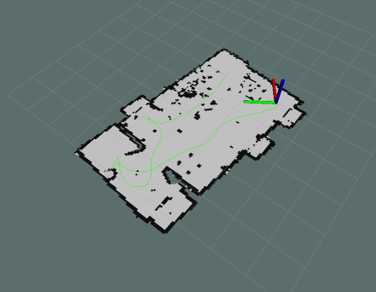
#> input picture Python Codes/mapComparision/assets/hostelGmapping.png, 376 x 292 px, found by its file name
$ python edgeDetection.py   (older library calls are emulated)
#> lines starting #> are read from the running program, lines starting #| are printed output that depends on the picture; after the words box and inside, x2 and y2 are one past the last pixel; in counts of white or black regions, pixels touching at a corner belong together
import cv2
import matplotlib.pyplot as plt

image = cv2.imread(
    r'C:\Users\jaypr\Desktop\Code\Python Codes\mapComparision\assets\hostelGmapping.png')
#> image is the input picture: shape (292, 376, 3); mean B, G, R 118.2, 120.2, 105.3
image = cv2.cvtColor(image, cv2.COLOR_BGR2RGB)
hgt, wdt, _ = image.shape
#> hgt = 292; wdt = 376

# Sobel Edges
x_sobel = cv2.Sobel(image, cv2.CV_64F, 0, 1, ksize=5)
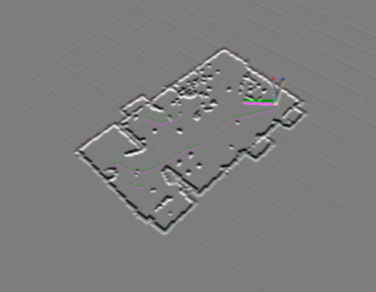
#> x_sobel: shape (292, 376, 3) float64; mean R, G, B -0.1, -0.2, -0.2; drawn with min black and max white
y_sobel = cv2.Sobel(image, cv2.CV_64F, 1, 0, ksize=5)
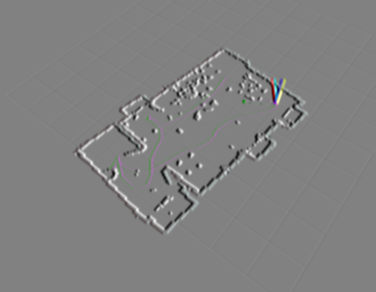
#> y_sobel: shape (292, 376, 3) float64; mean R, G, B 0.1, 0.1, 0.1; drawn with min black and max white

plt.figure(figsize=(20, 20))
plt.subplot(3, 2, 1)
plt.title("Original")
plt.imshow(image)
plt.subplot(3, 2, 2)
plt.title("Sobel X")
plt.imshow(x_sobel)
plt.subplot(3, 2, 3)
plt.title("Sobel Y")
plt.imshow(y_sobel)

sobel_or = cv2.bitwise_or(x_sobel, y_sobel)
#> sobel_or: shape (292, 376, 3) float64; 0.72% of the values are NaN or infinite; the others: min -131056, max 131040, mean -1144.3

plt.subplot(3, 2, 4)
# plt.imshow(sobel_or)

laplacian = cv2.Laplacian(image, cv2.CV_64F)
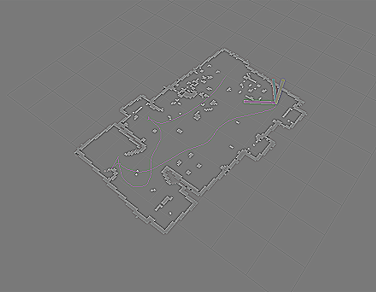
#> laplacian: shape (292, 376, 3) float64; mean R, G, B 0, 0, 0; drawn with min black and max white

plt.subplot(3, 2, 5)
plt.title("Laplacian")
# [7 lines of commented-out code are left out]

canny = cv2.Canny(image, 50, 120)
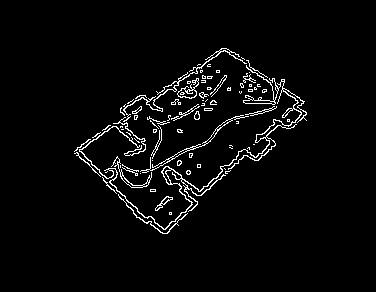
#> canny: shape (292, 376); 3.4% white in thin lines or dots, all inside (x1, y1, x2, y2) = (74, 48, 307, 234)
plt.subplot(3, 2, 6)
plt.show()
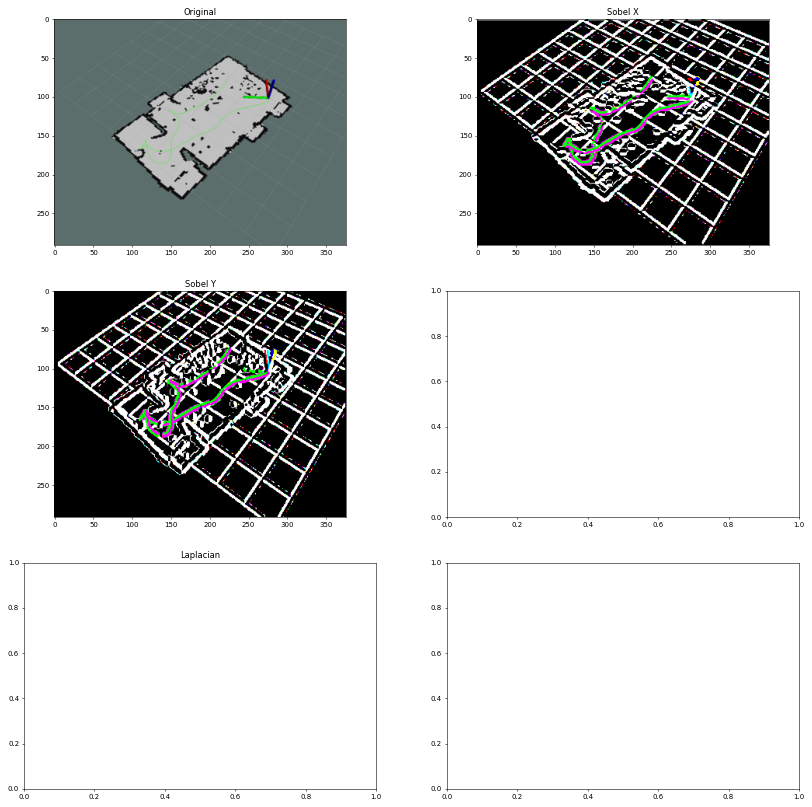
#> figure drawn by matplotlib, 3 panels

cv2.waitKey(0)

$ run again, with Python Codes/mapComparision/assets/hostelHectorslam.png copied over Python Codes/mapComparision/assets/hostelGmapping.png
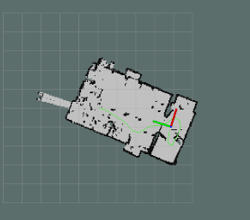
#> input picture Python Codes/mapComparision/assets/hostelHectorslam.png, 250 x 220 px, found by its file name
#> image is the input picture: shape (220, 250, 3); mean B, G, R 116.5, 118.4, 103.1
#> sobel_or: shape (220, 250, 3) float64; 0.59% of the values are NaN or infinite; the others: min -131056, max 131040, mean -1708.6
#> `canny = cv2.Canny(image, 50, 120)`:
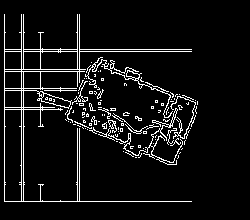
#> canny: shape (220, 250); 7% white in thin lines or dots, all inside (x1, y1, x2, y2) = (4, 14, 198, 202)
#> `plt.show()`:
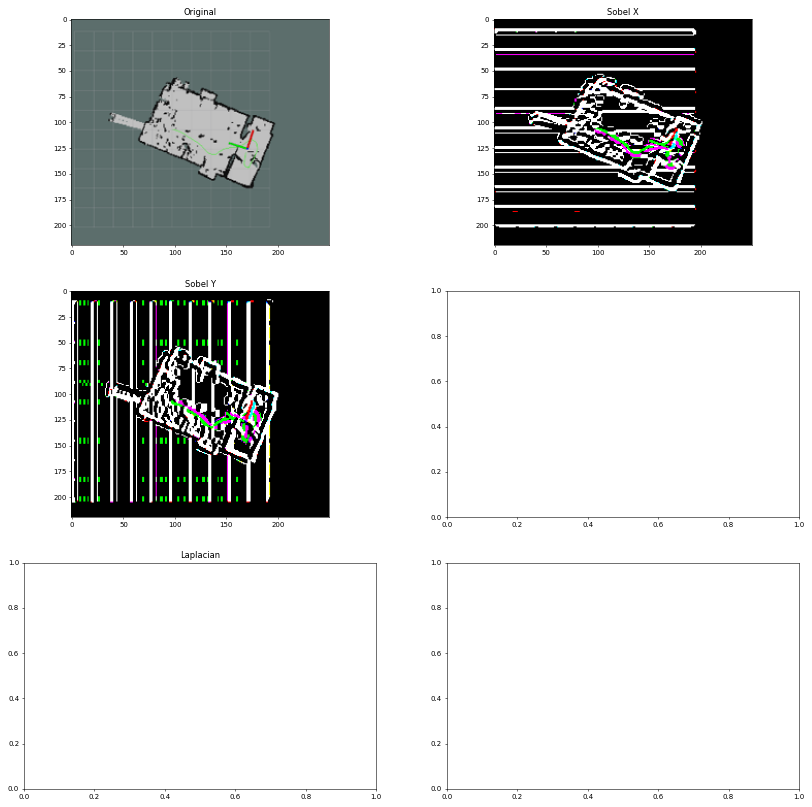
#> figure drawn by matplotlib, 3 panels

$ run again, with Python Codes/mapComparision/assets/hostelHectorslamUpdated.png copied over Python Codes/mapComparision/assets/hostelGmapping.png
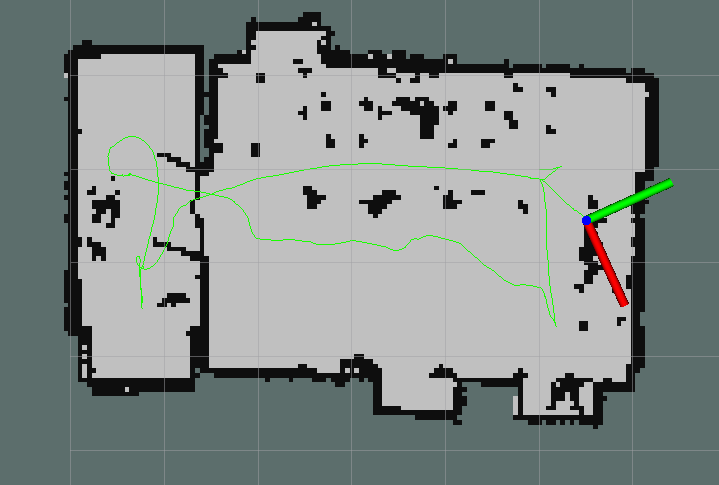
#> input picture Python Codes/mapComparision/assets/hostelHectorslamUpdated.png, 719 x 485 px, found by its file name
#> image is the input picture: shape (485, 719, 3); mean B, G, R 136.9, 139.1, 130.6
#> sobel_or: shape (485, 719, 3) float64; 0% of the values are NaN or infinite; the others: min -131040, max 131024, mean -739.3
#> `canny = cv2.Canny(image, 50, 120)`:
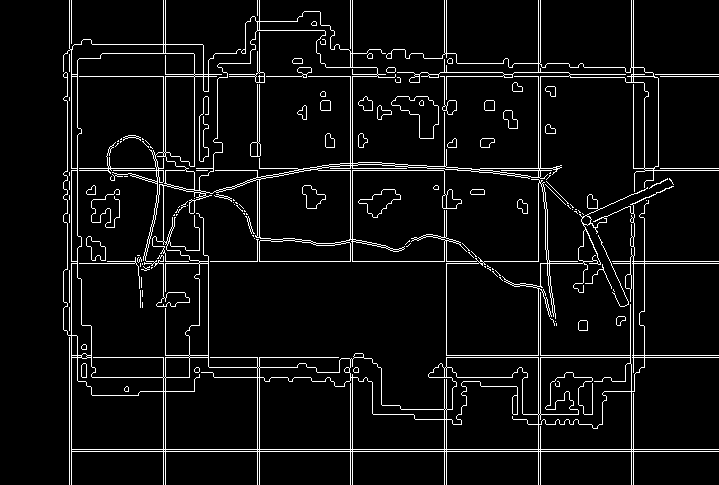
#> canny: shape (485, 719); 5.8% white in thin lines or dots
#> `plt.show()`:
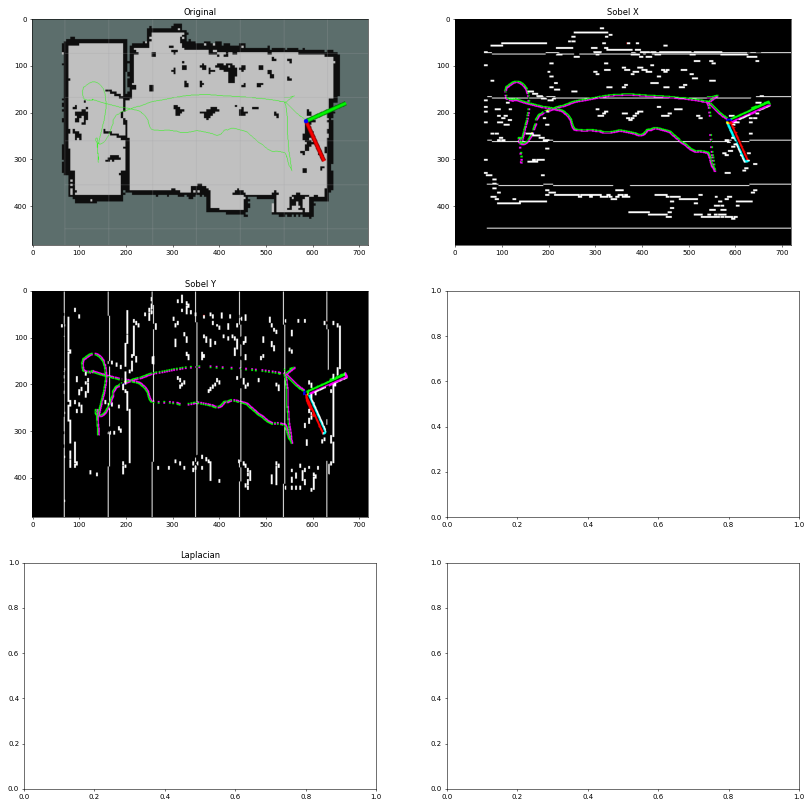
#> figure drawn by matplotlib, 3 panels

$ run again, with Python Codes/mapComparision/assets/lobbyGmapping.png copied over Python Codes/mapComparision/assets/hostelGmapping.png
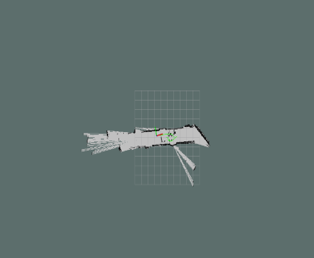
#> input picture Python Codes/mapComparision/assets/lobbyGmapping.png, 314 x 258 px, found by its file name
#> image is the input picture: shape (258, 314, 3); mean B, G, R 109.8, 111.8, 94.3
#> sobel_or: shape (258, 314, 3) float64; 0.15% of the values are NaN or infinite; the others: min -131056, max 131040, mean -632.1
#> `canny = cv2.Canny(image, 50, 120)`:
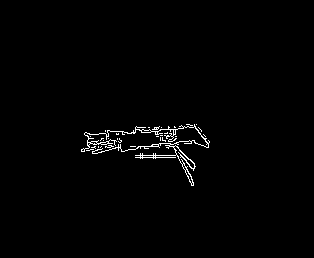
#> canny: shape (258, 314); 1.2% white in thin lines or dots, all inside (x1, y1, x2, y2) = (81, 124, 210, 186)
#> `plt.show()`:
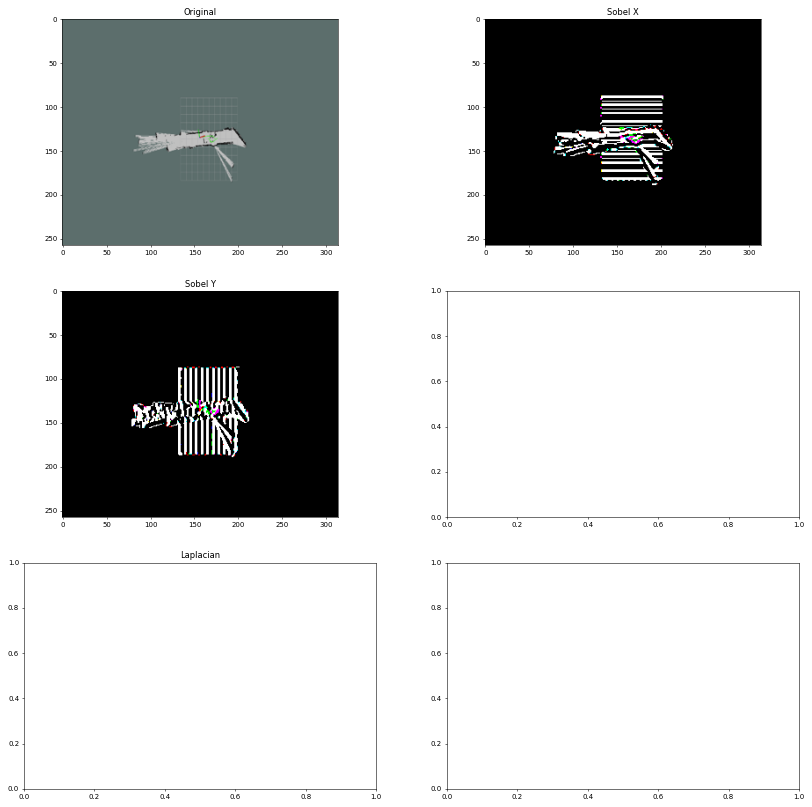
#> figure drawn by matplotlib, 3 panels
